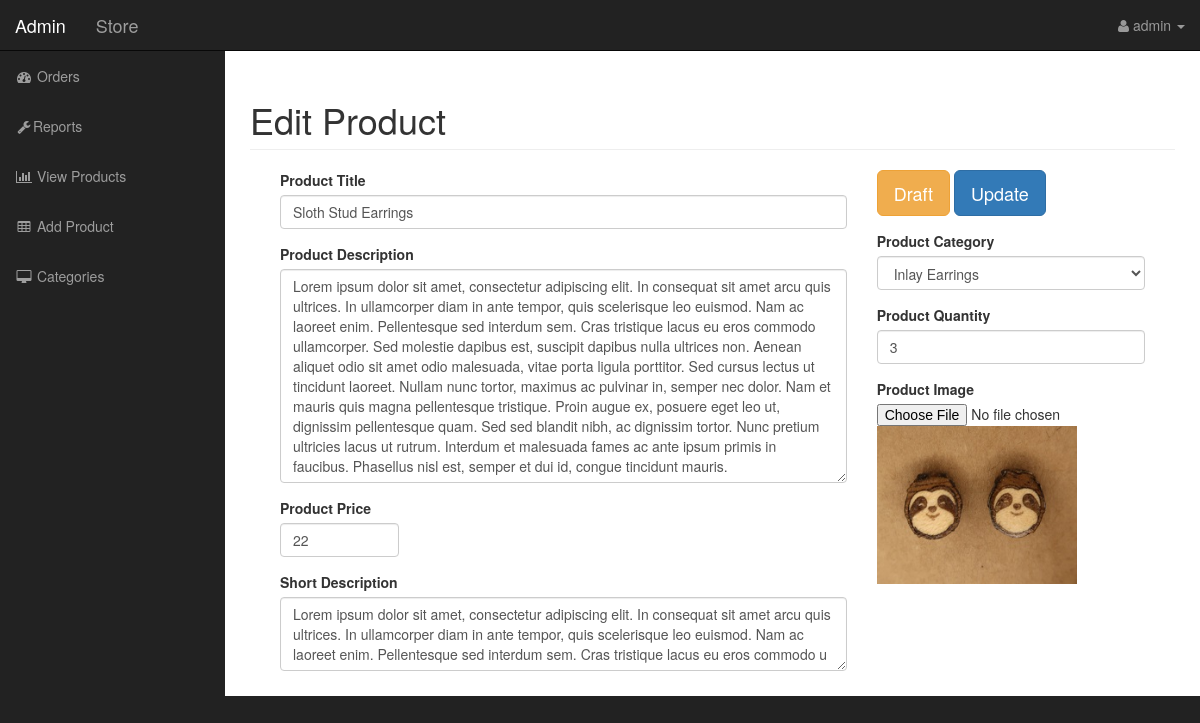
The page /admin/index.php?edit_product&id=10 (signed in) on the database its author committed.
### tables this page shows
CREATE TABLE `products` (
  `product_id` int(11) NOT NULL,
  `product_title` varchar(255) NOT NULL,
  `product_category_id` int(11) NOT NULL,
  `product_price` float NOT NULL,
  `product_qty` int(11) NOT NULL,
  `product_description` text NOT NULL,
  `short_desc` text NOT NULL,
  `product_image` varchar(255) NOT NULL
);

CREATE TABLE `categories` (
  `cat_id` int(11) NOT NULL,
  `cat_title` varchar(255) NOT NULL
);

### resources/functions.php (called while the page is built, shortened)
<?php
$upload_directory = "uploads";
function query($sql){
    global $connection;
    return mysqli_query($connection, $sql);
}
function escape_string($string){
    global $connection;
    return mysqli_real_escape_string($connection, $string);
}
function fetch_array($result){
    return mysqli_fetch_assoc($result);
}
function display_image($picture) {
    global $upload_directory;
    return $upload_directory . ds . $picture;
}
function show_product_category($product_category_id) {
$category_query = query("SELECT * FROM categories WHERE cat_id = '{$product_category_id}'");
while($category_row = fetch_array($category_query)) {
    return $category_row['cat_title'];
}
}
?>

### resources/templates/back/edit_product.php (the view, shortened to what this page needs)
<?php
  if(isset($_GET['id'])) {
    $query = query("SELECT * FROM products WHERE product_id = " . escape_string($_GET['id']) . " ");
    while($row = fetch_array($query)){
      $product_title = escape_string($row['product_title']);
      $product_category_id = escape_string($row['product_category_id']);
      $product_price = escape_string($row['product_price']);
      $product_description = escape_string($row['product_description']);
      $short_desc = escape_string($row['short_desc']);
      $product_quantity = ($row['product_qty']);
      $product_image = ($row['product_image']);
      $product_image = display_image($row['product_image']);
    }
  }
?>
<div class="col-md-12">
<div class="row">
<h1 class="page-header">
   Edit Product
</h1>
</div>
<form action="" method="post" enctype="multipart/form-data">
<div class="col-md-8">
<div class="form-group">
    <label for="product-title">Product Title </label>
        <input type="text" name="product_title" class="form-control" value="<?php echo $product_title;?>">
    </div>
    <div class="form-group">
           <label for="product-title">Product Description</label>
      <textarea name="product_description" id="" cols="30" rows="10" class="form-control"><?php echo $product_description;?></textarea>
    </div>
    <div class="form-group row">
      <div class="col-xs-3">
        <label for="product-price">Product Price</label>
        <input type="number" name="product_price" class="form-control" size="60" value="<?php echo $product_price;?>">
      </div>
    </div>
    <div class="form-group">
           <label for="product-title">Short Description</label>
      <textarea name="short_desc" id="" cols="30" rows="3" class="form-control"><?php echo $short_desc;?></textarea>
    </div>
</div>
<aside id="admin_sidebar" class="col-md-4">
     <div class="form-group">
       <input type="submit" name="draft" class="btn btn-warning btn-lg" value="Draft">
        <input type="submit" name="update" class="btn btn-primary btn-lg" value="Update">
    </div>
    <div class="form-group">
         <label for="product-title">Product Category</label>
        <select name="product_category_id" id="" class="form-control">
            <option value="<?php echo $product_category_id;?>"><?php echo show_product_category($product_category_id); ?></option>
        </select>
</div>
    <div class="form-group">
      <label for="product-title">Product Quantity</label>
         <input type="number" name="product_qty" class="form-control" value="<?php echo $product_quantity;?>">
    </div>
    <div class="form-group">
        <label for="product-title">Product Image</label>
        <input type="file" name="file">
        <img width='200' src="../../resources/<?php echo $product_image;?>" alt="">
    </div>
</aside>
</form>

### public/admin/css/sb-admin.css (style rules this page uses)
body { margin-top: 100px; background-color: #222; }
@media (min-width:768px) { body { margin-top: 50px; } }

### rows shown on the page
products: product_title "Sloth Stud Earrings", product_description "Lorem ipsum dolor sit amet, consectetur adipiscing elit. In consequat sit amet arcu quis ultrices. In ullamcorper diam in ante tempor, quis scelerisque leo euismod. Nam ac laoreet enim. Pellentesque sed interdum sem. Cras tristique lacus eu eros commodo ullamcorper. Sed molestie dapibus est, suscipit dapibus nulla ultrices non. Aenean aliquet odio sit amet odio malesuada, vitae porta ligula porttitor. Sed cursus lectus ut tincidunt laoreet. Nullam nunc tortor, maximus ac pulvinar in, semper nec dolor. Nam et mauris quis magna pellentesque tristique. Proin augue ex, posuere eget leo ut, dignissim pellentesque quam. Sed sed blandit nibh, ac dignissim tortor. Nunc pretium ultricies lacus ut…", product_price "22", short_desc "Lorem ipsum dolor sit amet, consectetur adipiscing elit. In consequat sit amet arcu quis ultrices. In ullamcorper diam in ante tempor, quis scelerisque leo euismod. Nam ac laoreet enim. Pellentesque sed interdum sem. Cras tristique lacus eu eros commodo u", product_category_id "Inlay Earrings", product_qty "3", product_image (picture)

### other values the page prints
$_SESSION['username'] "admin"
